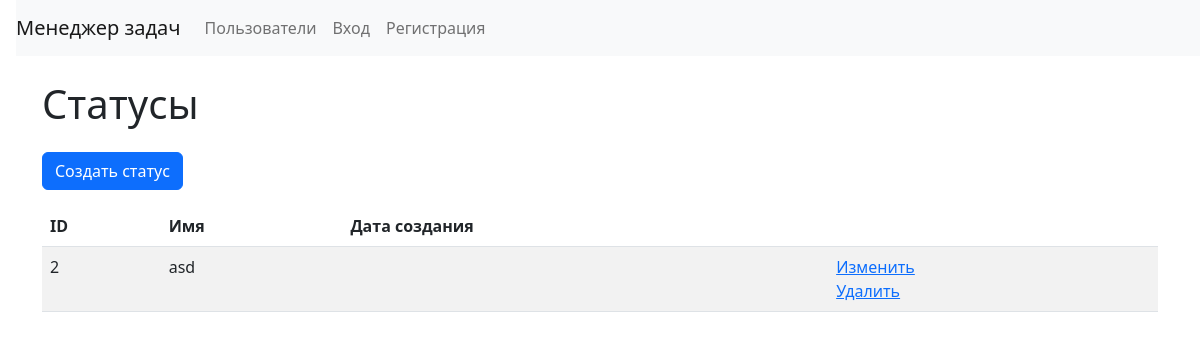
The app's page /statuses/, older data.
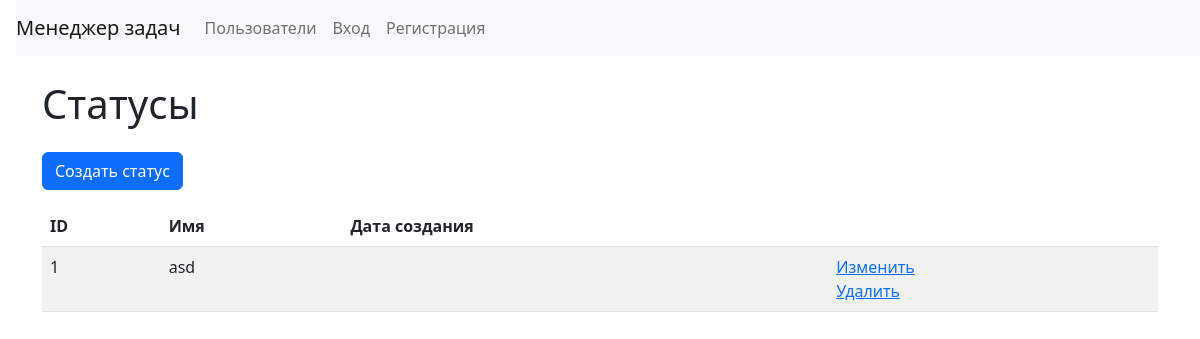
The same page, newer data.
### task_manager/statuses/models.py (models this page shows)
class Status(BaseModel, BaseModelName):
    class Meta:
        verbose_name = _('Status')
        verbose_name_plural = _('Statuses')
        ordering = ['-created']

### task_manager/statuses/views.py (the view)
# urls.py: path('', IndexStatusView.as_view(), name='statuses'),
class IndexStatusView(ListView):
    model = Status
    template_name = 'statuses/index.html'
    context_object_name = 'statuses'
    def get_queryset(self):
        return Status.objects.all()

### task_manager/templates/statuses/index.html (shortened to what this page needs)
{% extends 'base.html' %}
{% load i18n %}
{% load django_bootstrap5 %}
{% block content %}
<h1 class="my-4">
    {% trans 'Statuses' %}
</h1>
<a class="btn btn-primary mb-3" href="{% url 'status_create' %}">{% trans 'Create status' %}</a>
<table class="table table-striped">
  <thead>
    <tr>
      <th>ID</th>
      <th>{% trans 'Name' %}</th>
      <th>{% trans 'Created at' %}</th>
      <th></th>
    </tr>
  </thead>
  <tbody>
    {% if statuses %}
        {% for status in statuses %}
      <tr>
        <td>{{ status.id }}</td>
        <td>{{ status.name }}</td>
        <td>{{ status.created_at }}</td>
        <td>
          <a href="{% url 'status_update' status.pk %}">{% trans 'Update' %}</a>
          <br>
          <a href="{% url 'status_delete' status.pk %}">{% trans 'Delete' %}</a>
        </td>
      </tr>
        {% endfor %}
    {% endif %}
  </tbody>
</table>
{% endblock content %}

### task_manager/templates/base.html (shortened to what this page needs)
<!DOCTYPE html>
{% load django_bootstrap5 %}
{% load i18n %}
<html lang="en">
  <head>
    <link href="https://cdn.jsdelivr.net/npm/bootstrap@5.2.3/dist/css/bootstrap.min.css" rel="stylesheet">
  </head>
  <body class="d-flex flex-column min-vh-100">
    <nav class="navbar navbar-expand-lg navbar-light bg-light ms-3">
      <a class="navbar-brand" href="/">{% trans 'Task Manager' %}</a>
      <div class="navbar-collapse collapse" id="navbarToggleExternalContent">
        <ul class="navbar-nav mr-auto">
          <li class="nav-item">
            <a class="nav-link" href="/users/">{% trans 'Users' %}</a>
          </li>
        </ul>
        {% if user.is_authenticated %}
        <ul class="navbar-nav">
            <li class="nav-item">
                <a class="nav-link" href="{% url 'statuses' %}">{% trans 'Statuses' %}</a>
            </li>
            <li class="nav-item">
                <a class="nav-link" href="{% url 'tasks' %}">{% trans 'Tasks' %}</a>
            </li>
            <li class="nav-item">
                <a class="nav-link" href="{% url 'labels' %}">{% trans 'Labels' %}</a>
            </li>
        </ul>
        <ul class="navbar-nav">
            <form action="{% url 'logout' %}" method="post">
                {% csrf_token %}
                <input class="btn nav-link" type="submit" value="{% trans 'Logout' %}">
            </form>
        </ul>
        {% else %}
        <ul class="navbar-nav">
            <li class="nav-item">
              <a class="nav-link" href="{% url 'login' %}">{% trans 'Enter' %}</a>
            </li>
            <li class="nav-item">
              <a class="nav-link" href="{% url 'create_user' %}">{% trans 'Registration' %}</a>
            </li>
        </ul>
        {% endif %}
      </div>
    </nav>
<main class="container wrapper flex-grow-1">
        {% block content %} {% endblock %}
</main>
  </body>
</html>

Row changes from the older to the newer data that the page shows:
removed Status: id "2", name "asd"
added Status: id "1", name "asd"
